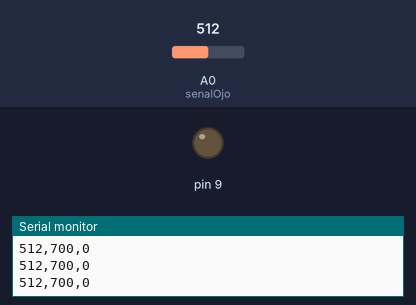
This sketch was run on a simulated Arduino Uno, built with avr-gcc and run on an emulated ATmega328P. Parts: output pins drawn as LEDs (lit = HIGH), the last lines printed to the serial monitor. The inputs (shaded band) are chosen by the test bench; at power-on: A0 (senalOjo) = 512.

Above: at 1.2 s.
1.3 s: A0 (senalOjo) set to 739
2.8 s: A0 (senalOjo) set to 760
At 4.0 s:
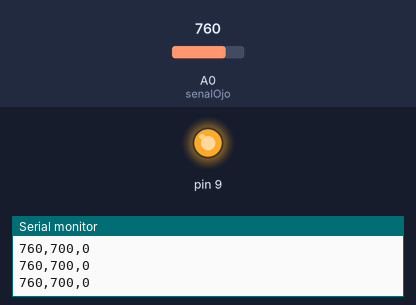
4.3 s: A0 (senalOjo) set to 740
At 5.1 s:
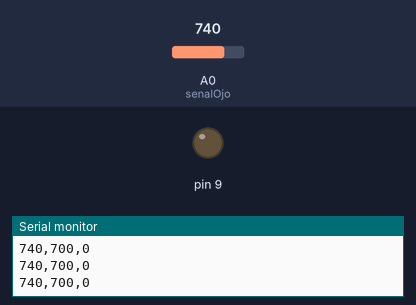
7.3 s: A0 (senalOjo) set to 900
At 8.2 s:
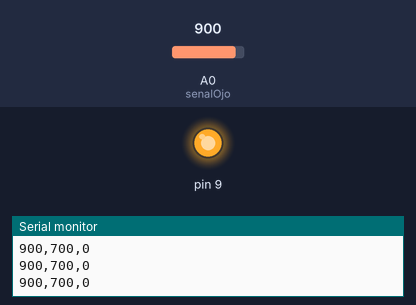
Timing chart, 0 to 9.8 s (numbered marks = the images above; inputs shaded):
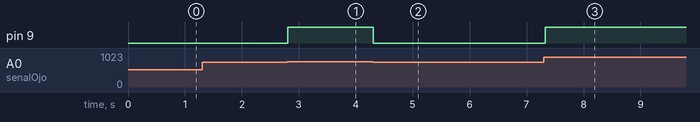

The sketch:

LECTURAOJO1.ino
```cpp
int senalOjo=A0;
int lecturaOjo=0;


void setup()
{
Serial.begin(9600);
pinMode(senalOjo,INPUT);
pinMode(9,OUTPUT);
}

void loop()
{
lecturaOjo=analogRead(senalOjo);
Serial.print(lecturaOjo);
Serial.print(",");
Serial.print(700);
Serial.print(",");
Serial.println(000);
if(lecturaOjo>=750)
{
digitalWrite(9,HIGH);
delay(10);
}
else
{digitalWrite(9,LOW);
delay(10);
}
//grados= map(lecturaOjo, 500, 800, 10, 170);     // scale it to use it with the servo (value between 0 and 180)
//myservo.write(grados);                  // sets the servo position according to the scaled value

//if(lecturaOjo>=630)
//{myservo.write(180);
//digitalWrite(10,HIGH);
//lecturaOjo=analogRead(senalOjo);
//Serial.print(lecturaOjo);
//Serial.print(",");
//Serial.print(700);
//Serial.print(",");
//Serial.println(500);
//delay(500);}
//else
//{myservo.write(0);
//digitalWrite(10,LOW);
//lecturaOjo=analogRead(senalOjo);
//Serial.print(lecturaOjo);
//Serial.print(",");
//Serial.print(700);
//Serial.print(",");
//Serial.println(500);
//delay(20);}

delay(20);
}
```

Measured:
- the behaviour switches between 749 and 750 on A0 (senalOjo) (found by bisection; images 0 and 1)
- after the input at 2.8 s, pin 9: LOW → HIGH at once
- after the input at 4.3 s, pin 9: HIGH → LOW at once
- after the input at 7.3 s, pin 9: LOW → HIGH at once
